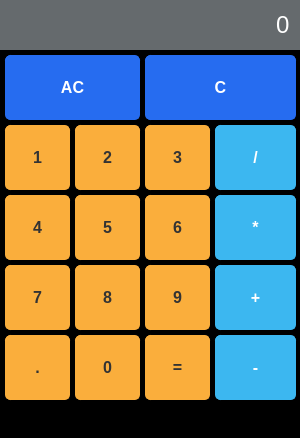
<?xml version="1.0" encoding="UTF-8"?>
<ui version="4.0">
 <class>form</class>
 <widget class="QWidget" name="form">
  <property name="geometry">
   <rect>
    <x>0</x>
    <y>0</y>
    <width>300</width>
    <height>438</height>
   </rect>
  </property>
  <property name="font">
   <font>
    <pointsize>18</pointsize>
    <weight>75</weight>
    <bold>true</bold>
   </font>
  </property>
  <property name="windowTitle">
   <string>MyApp</string>
  </property>
  <property name="styleSheet">
   <string notr="true">background-color:black;</string>
  </property>
  <widget class="QLabel" name="display">
   <property name="geometry">
    <rect>
     <x>0</x>
     <y>0</y>
     <width>300</width>
     <height>50</height>
    </rect>
   </property>
   <property name="font">
    <font>
     <pointsize>18</pointsize>
    </font>
   </property>
   <property name="styleSheet">
    <string notr="true">color:white;
background-color:rgb(101, 106, 109);
padding-left:270px;</string>
   </property>
   <property name="text">
    <string>0</string>
   </property>
   <property name="margin">
    <number>0</number>
   </property>
  </widget>
  <widget class="QPushButton" name="btn_1">
   <property name="geometry">
    <rect>
     <x>0</x>
     <y>120</y>
     <width>75</width>
     <height>75</height>
    </rect>
   </property>
   <property name="styleSheet">
    <string notr="true">/* Style calculator buttons */
QPushButton {
    background-color: #FAAE3C; /* Light gray background color */
    border: 1px solid #FAAE3C; /* Light gray border */
    border-radius: 5px; /* Rounded corners */
    font: bold 16px; /* Bold 16px font */
    padding: 10px 20px; /* Padding around the text */
    margin: 5px; /* Margin between buttons */

    color: #333; /* Text color */
}

/* Style hovered calculator buttons */
QPushButton:hover {
    background-color: #FAAE3C; /* Slightly darker gray background on hover */
}

/* Style clicked calculator buttons */
QPushButton:pressed {
    background-color: #FAAE3C; /* Even darker gray background on click */
}
</string>
   </property>
   <property name="text">
    <string>1</string>
   </property>
  </widget>
  <widget class="QPushButton" name="btn_2">
   <property name="geometry">
    <rect>
     <x>70</x>
     <y>120</y>
     <width>75</width>
     <height>75</height>
    </rect>
   </property>
   <property name="styleSheet">
    <string notr="true">/* Style calculator buttons */
QPushButton {
    background-color: #FAAE3C; /* Light gray background color */
    border: 1px solid #FAAE3C; /* Light gray border */
    border-radius: 5px; /* Rounded corners */
    font: bold 16px; /* Bold 16px font */
    padding: 10px 20px; /* Padding around the text */
    margin: 5px; /* Margin between buttons */

    color: #333; /* Text color */
}

/* Style hovered calculator buttons */
QPushButton:hover {
    background-color: #FAAE3C; /* Slightly darker gray background on hover */
}

/* Style clicked calculator buttons */
QPushButton:pressed {
    background-color: #FAAE3C; /* Even darker gray background on click */
}
</string>
   </property>
   <property name="text">
    <string>2</string>
   </property>
  </widget>
  <widget class="QPushButton" name="btn_3">
   <property name="geometry">
    <rect>
     <x>140</x>
     <y>120</y>
     <width>75</width>
     <height>75</height>
    </rect>
   </property>
   <property name="styleSheet">
    <string notr="true">/* Style calculator buttons */
QPushButton {
    background-color: #FAAE3C; /* Light gray background color */
    border: 1px solid #FAAE3C; /* Light gray border */
    border-radius: 5px; /* Rounded corners */
    font: bold 16px; /* Bold 16px font */
    padding: 10px 20px; /* Padding around the text */
    margin: 5px; /* Margin between buttons */

    color: #333; /* Text color */
}

/* Style hovered calculator buttons */
QPushButton:hover {
    background-color: #FAAE3C; /* Slightly darker gray background on hover */
}

/* Style clicked calculator buttons */
QPushButton:pressed {
    background-color: #FAAE3C; /* Even darker gray background on click */
}
</string>
   </property>
   <property name="text">
    <string>3</string>
   </property>
  </widget>
  <widget class="QPushButton" name="btn_divide">
   <property name="geometry">
    <rect>
     <x>210</x>
     <y>120</y>
     <width>91</width>
     <height>75</height>
    </rect>
   </property>
   <property name="styleSheet">
    <string notr="true">/* Style calculator buttons */
QPushButton {
    background-color: #3CB7F0; /* Light gray background color */
    border: 1px solid #3CB7F0; /* Light gray border */
    border-radius: 5px; /* Rounded corners */
    font: bold 16px; /* Bold 16px font */
    padding: 10px 20px; /* Padding around the text */
    margin: 5px; /* Margin between buttons */

    color: #fff; /* Text color */
}

/* Style hovered calculator buttons */
QPushButton:hover {
    background-color:#3CB7F0;
}


QPushButton:pressed {
    background-color: #33CB7F0 
}

</string>
   </property>
   <property name="text">
    <string>/</string>
   </property>
  </widget>
  <widget class="QPushButton" name="btn_4">
   <property name="geometry">
    <rect>
     <x>0</x>
     <y>190</y>
     <width>75</width>
     <height>75</height>
    </rect>
   </property>
   <property name="styleSheet">
    <string notr="true">/* Style calculator buttons */
QPushButton {
    background-color: #FAAE3C; /* Light gray background color */
    border: 1px solid #FAAE3C; /* Light gray border */
    border-radius: 5px; /* Rounded corners */
    font: bold 16px; /* Bold 16px font */
    padding: 10px 20px; /* Padding around the text */
    margin: 5px; /* Margin between buttons */

    color: #333; /* Text color */
}

/* Style hovered calculator buttons */
QPushButton:hover {
    background-color: #FAAE3C; /* Slightly darker gray background on hover */
}

/* Style clicked calculator buttons */
QPushButton:pressed {
    background-color: #FAAE3C; /* Even darker gray background on click */
}
</string>
   </property>
   <property name="text">
    <string>4</string>
   </property>
  </widget>
  <widget class="QPushButton" name="btn_5">
   <property name="geometry">
    <rect>
     <x>70</x>
     <y>190</y>
     <width>75</width>
     <height>75</height>
    </rect>
   </property>
   <property name="styleSheet">
    <string notr="true">/* Style calculator buttons */
QPushButton {
    background-color: #FAAE3C; /* Light gray background color */
    border: 1px solid #FAAE3C; /* Light gray border */
    border-radius: 5px; /* Rounded corners */
    font: bold 16px; /* Bold 16px font */
    padding: 10px 20px; /* Padding around the text */
    margin: 5px; /* Margin between buttons */

    color: #333; /* Text color */
}

/* Style hovered calculator buttons */
QPushButton:hover {
    background-color: #FAAE3C; /* Slightly darker gray background on hover */
}

/* Style clicked calculator buttons */
QPushButton:pressed {
    background-color: #FAAE3C; /* Even darker gray background on click */
}
</string>
   </property>
   <property name="text">
    <string>5</string>
   </property>
  </widget>
  <widget class="QPushButton" name="btn_6">
   <property name="geometry">
    <rect>
     <x>140</x>
     <y>190</y>
     <width>75</width>
     <height>75</height>
    </rect>
   </property>
   <property name="styleSheet">
    <string notr="true">/* Style calculator buttons */
QPushButton {
    background-color: #FAAE3C; /* Light gray background color */
    border: 1px solid #FAAE3C; /* Light gray border */
    border-radius: 5px; /* Rounded corners */
    font: bold 16px; /* Bold 16px font */
    padding: 10px 20px; /* Padding around the text */
    margin: 5px; /* Margin between buttons */

    color: #333; /* Text color */
}

/* Style hovered calculator buttons */
QPushButton:hover {
    background-color: #FAAE3C; /* Slightly darker gray background on hover */
}

/* Style clicked calculator buttons */
QPushButton:pressed {
    background-color: #FAAE3C; /* Even darker gray background on click */
}
</string>
   </property>
   <property name="text">
    <string>6</string>
   </property>
  </widget>
  <widget class="QPushButton" name="btn_multiply">
   <property name="geometry">
    <rect>
     <x>210</x>
     <y>190</y>
     <width>91</width>
     <height>75</height>
    </rect>
   </property>
   <property name="styleSheet">
    <string notr="true">/* Style calculator buttons */
QPushButton {
    background-color: #3CB7F0; /* Light gray background color */
    border: 1px solid #3CB7F0; /* Light gray border */
    border-radius: 5px; /* Rounded corners */
    font: bold 16px; /* Bold 16px font */
    padding: 10px 20px; /* Padding around the text */
    margin: 5px; /* Margin between buttons */

    color: #fff; /* Text color */
}

/* Style hovered calculator buttons */
QPushButton:hover {
    background-color:#3CB7F0;
}


QPushButton:pressed {
    background-color: #33CB7F0 
}

</string>
   </property>
   <property name="text">
    <string>*</string>
   </property>
  </widget>
  <widget class="QPushButton" name="btn_7">
   <property name="geometry">
    <rect>
     <x>0</x>
     <y>260</y>
     <width>75</width>
     <height>75</height>
    </rect>
   </property>
   <property name="styleSheet">
    <string notr="true">/* Style calculator buttons */
QPushButton {
    background-color: #FAAE3C; /* Light gray background color */
    border: 1px solid #FAAE3C; /* Light gray border */
    border-radius: 5px; /* Rounded corners */
    font: bold 16px; /* Bold 16px font */
    padding: 10px 20px; /* Padding around the text */
    margin: 5px; /* Margin between buttons */

    color: #333; /* Text color */
}

/* Style hovered calculator buttons */
QPushButton:hover {
    background-color: #FAAE3C; /* Slightly darker gray background on hover */
}

/* Style clicked calculator buttons */
QPushButton:pressed {
    background-color: #FAAE3C; /* Even darker gray background on click */
}
</string>
   </property>
   <property name="text">
    <string>7</string>
   </property>
  </widget>
  <widget class="QPushButton" name="btn_8">
   <property name="geometry">
    <rect>
     <x>70</x>
     <y>260</y>
     <width>75</width>
     <height>75</height>
    </rect>
   </property>
   <property name="styleSheet">
    <string notr="true">/* Style calculator buttons */
QPushButton {
    background-color: #FAAE3C; /* Light gray background color */
    border: 1px solid #FAAE3C; /* Light gray border */
    border-radius: 5px; /* Rounded corners */
    font: bold 16px; /* Bold 16px font */
    padding: 10px 20px; /* Padding around the text */
    margin: 5px; /* Margin between buttons */

    color: #333; /* Text color */
}

/* Style hovered calculator buttons */
QPushButton:hover {
    background-color: #FAAE3C; /* Slightly darker gray background on hover */
}

/* Style clicked calculator buttons */
QPushButton:pressed {
    background-color: #FAAE3C; /* Even darker gray background on click */
}
</string>
   </property>
   <property name="text">
    <string>8</string>
   </property>
  </widget>
  <widget class="QPushButton" name="btn_9">
   <property name="geometry">
    <rect>
     <x>140</x>
     <y>260</y>
     <width>75</width>
     <height>75</height>
    </rect>
   </property>
   <property name="styleSheet">
    <string notr="true">/* Style calculator buttons */
QPushButton {
    background-color: #FAAE3C; /* Light gray background color */
    border: 1px solid #FAAE3C; /* Light gray border */
    border-radius: 5px; /* Rounded corners */
    font: bold 16px; /* Bold 16px font */
    padding: 10px 20px; /* Padding around the text */
    margin: 5px; /* Margin between buttons */

    color: #333; /* Text color */
}

/* Style hovered calculator buttons */
QPushButton:hover {
    background-color: #FAAE3C; /* Slightly darker gray background on hover */
}

/* Style clicked calculator buttons */
QPushButton:pressed {
    background-color: #FAAE3C; /* Even darker gray background on click */
}
</string>
   </property>
   <property name="text">
    <string>9</string>
   </property>
  </widget>
  <widget class="QPushButton" name="btn_plus">
   <property name="geometry">
    <rect>
     <x>210</x>
     <y>260</y>
     <width>91</width>
     <height>75</height>
    </rect>
   </property>
   <property name="styleSheet">
    <string notr="true">/* Style calculator buttons */
QPushButton {
    background-color: #3CB7F0; /* Light gray background color */
    border: 1px solid #3CB7F0; /* Light gray border */
    border-radius: 5px; /* Rounded corners */
    font: bold 16px; /* Bold 16px font */
    padding: 10px 20px; /* Padding around the text */
    margin: 5px; /* Margin between buttons */

    color: #fff; /* Text color */
}

/* Style hovered calculator buttons */
QPushButton:hover {
    background-color:#3CB7F0;
}


QPushButton:pressed {
    background-color: #33CB7F0 
}

</string>
   </property>
   <property name="text">
    <string>+</string>
   </property>
  </widget>
  <widget class="QPushButton" name="btn_ac">
   <property name="geometry">
    <rect>
     <x>0</x>
     <y>50</y>
     <width>145</width>
     <height>75</height>
    </rect>
   </property>
   <property name="styleSheet">
    <string notr="true">/* Style calculator buttons */
QPushButton {
    background-color: #266CF0; /* Light gray background color */
    border: 1px solid #266CF0; /* Light gray border */
    border-radius: 5px; /* Rounded corners */
    font: bold 16px; /* Bold 16px font */
    padding: 10px 20px; /* Padding around the text */
    margin: 5px; /* Margin between buttons */

    color: #fff; /* Text color */
}

/* Style hovered calculator buttons */
QPushButton:hover {
    background-color:#266CF0;
}


QPushButton:pressed {
    background-color: #3B7BF0; 
}
</string>
   </property>
   <property name="text">
    <string>AC</string>
   </property>
  </widget>
  <widget class="QPushButton" name="btn_c">
   <property name="geometry">
    <rect>
     <x>140</x>
     <y>50</y>
     <width>161</width>
     <height>75</height>
    </rect>
   </property>
   <property name="styleSheet">
    <string notr="true">/* Style calculator buttons */
QPushButton {
    background-color: #266CF0; /* Light gray background color */
    border: 1px solid #266CF0; /* Light gray border */
    border-radius: 5px; /* Rounded corners */
    font: bold 16px; /* Bold 16px font */
    padding: 10px 20px; /* Padding around the text */
    margin: 5px; /* Margin between buttons */

    color: #fff; /* Text color */
}

/* Style hovered calculator buttons */
QPushButton:hover {
    background-color:#266CF0;
}


QPushButton:pressed {
    background-color: #3B7BF0; 
}
</string>
   </property>
   <property name="text">
    <string>C</string>
   </property>
  </widget>
  <widget class="QPushButton" name="btn_minus">
   <property name="geometry">
    <rect>
     <x>210</x>
     <y>330</y>
     <width>91</width>
     <height>75</height>
    </rect>
   </property>
   <property name="styleSheet">
    <string notr="true">/* Style calculator buttons */
QPushButton {
    background-color: #3CB7F0; /* Light gray background color */
    border: 1px solid #3CB7F0; /* Light gray border */
    border-radius: 5px; /* Rounded corners */
    font: bold 16px; /* Bold 16px font */
    padding: 10px 20px; /* Padding around the text */
    margin: 5px; /* Margin between buttons */

    color: #fff; /* Text color */
}

/* Style hovered calculator buttons */
QPushButton:hover {
    background-color:#3CB7F0;
}


QPushButton:pressed {
    background-color: #33CB7F0 
}

</string>
   </property>
   <property name="text">
    <string>-</string>
   </property>
  </widget>
  <widget class="QPushButton" name="btn_0">
   <property name="geometry">
    <rect>
     <x>70</x>
     <y>330</y>
     <width>75</width>
     <height>75</height>
    </rect>
   </property>
   <property name="styleSheet">
    <string notr="true">/* Style calculator buttons */
QPushButton {
    background-color: #FAAE3C; /* Light gray background color */
    border: 1px solid #FAAE3C; /* Light gray border */
    border-radius: 5px; /* Rounded corners */
    font: bold 16px; /* Bold 16px font */
    padding: 10px 20px; /* Padding around the text */
    margin: 5px; /* Margin between buttons */

    color: #333; /* Text color */
}

/* Style hovered calculator buttons */
QPushButton:hover {
    background-color: #FAAE3C; /* Slightly darker gray background on hover */
}

/* Style clicked calculator buttons */
QPushButton:pressed {
    background-color: #FAAE3C; /* Even darker gray background on click */
}
</string>
   </property>
   <property name="text">
    <string>0</string>
   </property>
  </widget>
  <widget class="QPushButton" name="btn_dot">
   <property name="geometry">
    <rect>
     <x>0</x>
     <y>330</y>
     <width>75</width>
     <height>75</height>
    </rect>
   </property>
   <property name="font">
    <font>
     <pointsize>-1</pointsize>
     <weight>75</weight>
     <italic>false</italic>
     <bold>true</bold>
    </font>
   </property>
   <property name="styleSheet">
    <string notr="true">/* Style calculator buttons */
QPushButton {
    background-color: #FAAE3C; /* Light gray background color */
    border: 1px solid #FAAE3C; /* Light gray border */
    border-radius: 5px; /* Rounded corners */
    font: bold 16px; /* Bold 16px font */
    padding: 10px 30px; /* Padding around the text */
    margin: 5px; /* Margin between buttons */

    color: #333; /* Text color */
}

/* Style hovered calculator buttons */
QPushButton:hover {
    background-color: #FAAE3C; /* Slightly darker gray background on hover */
}

/* Style clicked calculator buttons */
QPushButton:pressed {
    background-color: #FAAE3C; /* Even darker gray background on click */
}
</string>
   </property>
   <property name="text">
    <string>.</string>
   </property>
  </widget>
  <widget class="QPushButton" name="btn_equals">
   <property name="geometry">
    <rect>
     <x>140</x>
     <y>330</y>
     <width>75</width>
     <height>75</height>
    </rect>
   </property>
   <property name="styleSheet">
    <string notr="true">/* Style calculator buttons */
QPushButton {
    background-color: #FAAE3C; /* Light gray background color */
    border: 1px solid #FAAE3C; /* Light gray border */
    border-radius: 5px; /* Rounded corners */
    font: bold 16px; /* Bold 16px font */
    padding: 10px 20px; /* Padding around the text */
    margin: 5px; /* Margin between buttons */

    color: #333; /* Text color */
}

/* Style hovered calculator buttons */
QPushButton:hover {
    background-color: #FAAE3C; /* Slightly darker gray background on hover */
}

/* Style clicked calculator buttons */
QPushButton:pressed {
    background-color: #FAAE3C; /* Even darker gray background on click */
}
</string>
   </property>
   <property name="text">
    <string>=</string>
   </property>
  </widget>
 </widget>
 <resources/>
 <connections/>
</ui>
